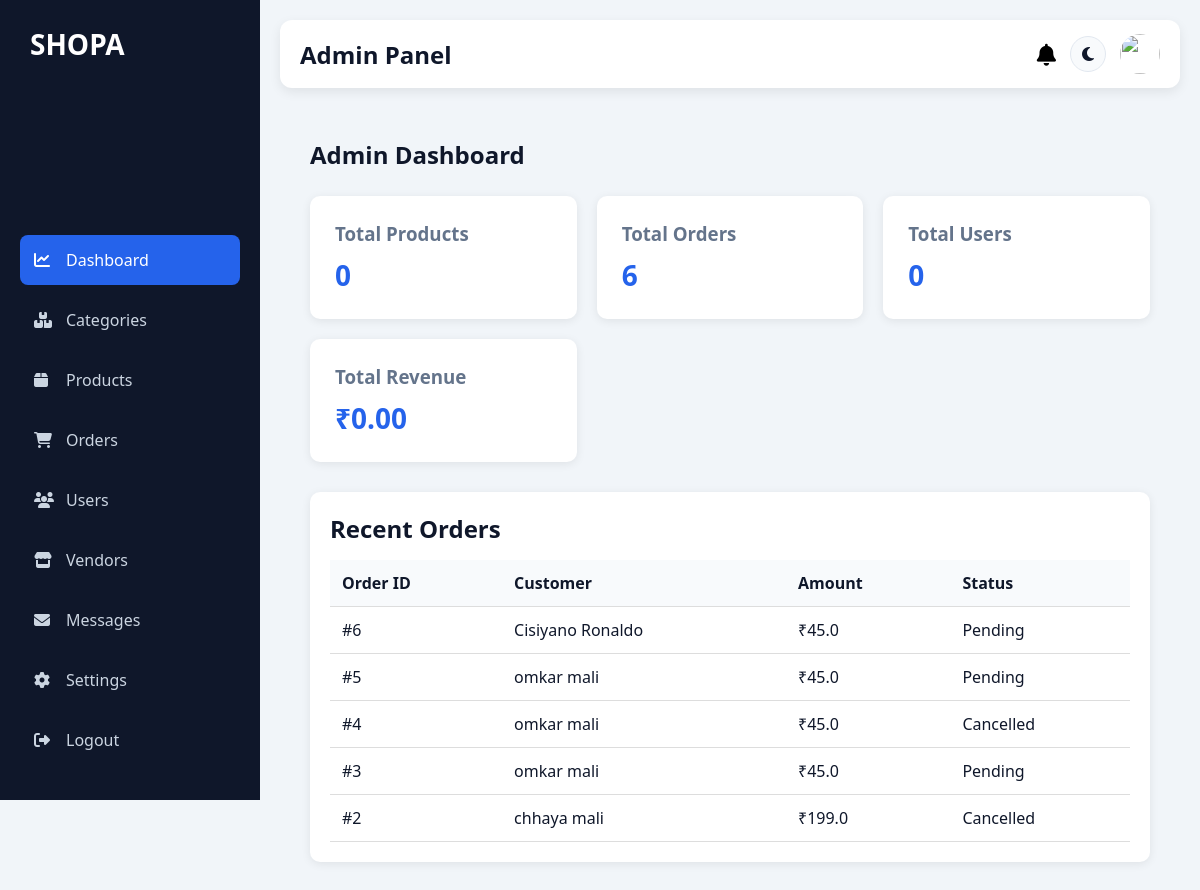
The app's page /admin/dashboard with its own data.
### tables this page shows
CREATE TABLE orders( 
               
        id INTEGER PRIMARY KEY AUTOINCREMENT,
               
        user_id INTEGER NOT NULL,
               
        product_id INTEGER NOT NULL, 
               
        fullname TEXT NOT NULL, 
               
        email TEXT NOT NULL, 
               
        mobile TEXT NOT NULL,
                
        address TEXT NOT NULL
               , 
        payment_method TEXT NOT NULL, 
               
        quantity INTEGER NOT NULL, 
               
        total_amount REAL NOT NULL, 
               
        status TEXT DEFAULT 'Pending', 
               
        order_date TIMESTAMP DEFAULT CURRENT_TIMESTAMP, vendor_id INTEGER, 
               
        FOREIGN KEY(user_id) REFERENCES users(id), 
               
        FOREIGN KEY(product_id) REFERENCES products(id) );

### app.py (the view)
@app.route("/admin/dashboard")
def admin_dashboard():
    conn = sqlite3.connect("database.db")
    cursor = conn.cursor()
    cursor.execute("SELECT COUNT(*) FROM products")
    total_products = cursor.fetchone()[0]
    cursor.execute("SELECT COUNT(*) FROM orders")
    total_orders = cursor.fetchone()[0]
    cursor.execute("SELECT COUNT(*) FROM users")
    total_users = cursor.fetchone()[0]
    cursor.execute("""
        SELECT IFNULL(SUM(total_amount),0)
        FROM orders
        WHERE status='Delivered'
    """)
    total_revenue = cursor.fetchone()[0]
    cursor.execute("""
        SELECT
            orders.id,
            orders.fullname,
            orders.total_amount,
            orders.status
        FROM orders
        ORDER BY id DESC
        LIMIT 5
    """)
    recent_orders = cursor.fetchall()
    conn.close()
    return render_template(
        "admin_dashboard.html",
        total_products=total_products,
        total_orders=total_orders,
        total_users=total_users,
        total_revenue=total_revenue,
        recent_orders=recent_orders,
        active_page="dashboard"
    )

### app.py (called while the page is built, shortened)
@app.context_processor
def wishlist_counter():
    if not session.get("user_id"):
        return {
            "wishlist_count": 0
        }

@app.context_processor
def admin_notifications():
    try:
        conn = sqlite3.connect("database.db")
        conn.row_factory = sqlite3.Row
        cursor = conn.cursor()
        cursor.execute("""
            SELECT *
            FROM notifications
            ORDER BY id DESC
            LIMIT 10
        """)
        notifications = cursor.fetchall()
        cursor.execute("""
            SELECT COUNT(*)
            FROM notifications
            WHERE is_read=0
        """)
        notification_count = cursor.fetchone()[0]
        conn.close()
    except:
        notifications = []
        notification_count = 0
    return dict(
        notifications=notifications,
        notification_count=notification_count
    )

### templates/admin_dashboard.html (shortened to what this page needs)
{% extends "/admin_base.html" %}
{% block css %}
   <link rel="stylesheet"
          href="{{ url_for('static', filename='css/admin_dashboard.css') }}">
{% endblock %}
{% block content %}
<div class="">
    <main class="content">
        <h1>Admin Dashboard</h1>
        <div class="cards">
        <a href="/admin/products" class="card-link">
            <div class="card">
                   <h3>Total Products</h3>
                    <p>{{ total_products }}</p>
            </div>
        </a>
        <a href="/admin/orders" class="card-link">
            <div class="card">
                <h3>Total Orders</h3>
                <p>{{ total_orders }}</p>
            </div>
        </a>
        <a href="/admin/users" class="card-link">
            <div class="card">
                <h3>Total Users</h3>
                <p>{{ total_users }}</p>
            </div>
        </a>
        <a href="/admin/revenue" class="card-link">
            <div class="card">
                <h3>Total Revenue</h3>
                <p>₹{{ "{:,.2f}".format(total_revenue) }}</p>
            </div>
        </a>
        </div>
        <div class="table-section">
            <h2>Recent Orders</h2>
            <table>
                <thead>
                    <tr>
                        <th>Order ID</th>
                        <th>Customer</th>
                        <th>Amount</th>
                        <th>Status</th>
                    </tr>
                </thead>
                <tbody>
                        {% for order in recent_orders %}
                        <tr>
                            <td>#{{ order[0] }}</td>
                            <td>{{ order[1] }}</td>
                            <td>₹{{ order[2] }}</td>
                            <td>{{ order[3] }}</td>
                        </tr>
                        {% endfor %}
                </tbody>
            </table>
        </div>
    </main>
</div>
{% endblock %}

### templates/admin_base.html (shortened to what this page needs)
<!DOCTYPE html>
<html lang="en">
<head>
    <link rel="stylesheet"
          href="{{ url_for('static',
          filename='css/admin_base.css') }}">
    {% block css %}{% endblock %}
    <link rel="stylesheet"
          href="https://cdnjs.cloudflare.com/ajax/libs/font-awesome/6.5.1/css/all.min.css">
</head>
<body class="theme-light">
<aside class="sidebar">
    <h2>SHOPA</h2>
    <ul>
        <li>
            <a href="/admin/dashboard"class="{% if active_page == 'dashboard' %}active{% endif %}">
                <i class="fas fa-chart-line"></i>
                Dashboard
            </a>
        </li>
        <li>
            <a href="/admin/categories"class="{% if active_page == 'categories' %}active{% endif %}">
                <i class="fas fa-boxes"></i>
                Categories
            </a>
        </li>
        <li>
            <a href="/admin/products"class="{% if active_page == 'products' %}active{% endif %}">
                <i class="fas fa-box"></i>
                Products
            </a>
        </li>
        <li>
            <a href="/admin/orders"class="{% if active_page == 'orders' %}active{% endif %}">
                <i class="fas fa-shopping-cart"></i>
                Orders
            </a>
        </li>
        <li>
            <a href="/admin/users"class="{% if active_page == 'users' %}active{% endif %}">
                <i class="fas fa-users"></i>
                Users
            </a>
        </li>
        <li>
            <a href="/admin/vendors"class="{% if active_page == 'vendors' %}active{% endif %}">
                <i class="fas fa-store"></i>
                Vendors
            </a>
        </li>
        <li>
            <a href="/admin/messages"class="{% if active_page == 'messages' %}active{% endif %}">
                <i class="fas fa-envelope"></i>
                Messages
            </a>
        </li>
        <li>
            <a href="/admin/settings"class="{% if active_page == 'settings' %}active{% endif %}">
                <i class="fas fa-gear"></i>
                Settings
            </a>
        </li>
        <li>
            <a href="/admin/logout">
                <i class="fas fa-right-from-bracket"></i>
                Logout
            </a>
        </li>
    </ul>
</aside>
<section class="main-content">
    <div class="admin-topbar">
    <div class="topbar-left">
        <h2>Admin Panel</h2>
    </div>
    <div class="topbar-right">
    <div class="notification-box">
        <button class="notification-btn" id="notificationBtn">
            <i class="fas fa-bell"></i>
        </button>
    </div>
        <button class="theme-toggle" id="themeToggle" type="button" title="Toggle dark mode" aria-label="Toggle dark mode">
            <i class="fas fa-moon"></i>
        </button>
        <div class="admin-profile">
            <img src="{{ url_for('static',
            filename='images/admin.png') }}">
        </div>
    </div>
</div>
    {% block content %}
    {% endblock %}
</section>
</body>
</html>

### static/css/admin_base.css (style rules this page uses)
:root { --bg: #f1f5f9; --text: #0f172a; --surface: #ffffff; --surface-alt: #f8fafc; --sidebar-bg: #0f172a; --sidebar-text: #cbd5e1; --border: #e2e8f0; --muted: #64748b; --accent: #2563eb; --accent-2: #38bdf8; --shadow: rgba(0, 0, 0, 0.08); }
* { margin: 0; padding: 0; box-sizing: border-box; }
body { font-family: "Segoe UI", sans-serif; background: var(--bg); color: var(--text); display: flex; transition: background-color 0.25s ease, color 0.25s ease; }
.sidebar { width: 260px; min-height: 100vh; background: var(--sidebar-bg); display: flex; flex-direction: column; position: fixed; left: 0; top: 0; justify-content: space-between; padding: 25px 20px; }
.sidebar h2 { color: white; margin-left:10px ; margin-bottom: 25px; font-size: 28px; }
.sidebar ul { list-style: none; }
.sidebar ul li { margin: 10px 0; }
.sidebar ul li a, .sidebar ul li a.active { color: var(--sidebar-text); text-decoration: none; display: flex; align-items: center; gap: 12px; padding: 14px; border-radius: 8px; transition: 0.3s; }
.sidebar ul li a:hover, .sidebar ul li a.active { background: var(--accent); color: white; }
.sidebar i { width: 20px; }
.main-content { margin-left: 260px; padding: 20px; min-height: 100vh; width: 100%; background: var(--bg); }
.admin-topbar { background: var(--surface); padding: 14px 20px; border-radius: 12px; display: flex; justify-content: space-between; align-items: center; margin-bottom: 20px; box-shadow: 0 4px 12px var(--shadow); }
.topbar-right { display: flex; align-items: center; gap: 14px; }
.admin-profile { display: flex; align-items: center; gap: 10px; cursor: pointer; }
.admin-profile img { width: 40px; height: 40px; border-radius: 50%; object-fit: cover; }
.notification-box { position:relative; }
.notification-btn { border:none; background:none; cursor:pointer; font-size:22px; position:relative; }
.theme-toggle { border:1px solid var(--border); background:var(--surface-alt); color:var(--text); cursor:pointer; font-size:16px; display:flex; align-items:center; justify-content:center; width:36px; height:36px; border-radius:999px; padding:0; }

### static/css/admin_dashboard.css (style rules this page uses)
* { margin:0; padding:0; box-sizing:border-box; font-family:'Segoe UI',sans-serif; }
body { background:var(--bg); color:var(--text); }
.content { padding:30px; width: 100%; margin: auto; }
.main-content h1 { margin-bottom:25px; }
.cards { display:grid; grid-template-columns: repeat(auto-fit,minmax(220px,1fr)); gap:20px; margin-bottom:30px; }
.card-link { text-decoration: none; color: inherit; display: block; }
.card { cursor: pointer; transition: 0.3s; }
.card { background:var(--surface); color:var(--text); padding:25px; border-radius:10px; box-shadow:0 2px 10px var(--shadow); }
.card h3 { color:var(--muted); }
.card p { font-size:28px; font-weight:bold; color:var(--accent); margin-top:10px; }
.table-section { background:var(--surface); padding:20px; border-radius:10px; box-shadow:0 2px 10px var(--shadow); }
table { width:100%; border-collapse:collapse; margin-top:15px; }
table th, table td { padding:12px; border-bottom:1px solid #ddd; text-align:left; }
table th { background:var(--surface-alt); color:var(--text); }

### records on screen
orders: id "6", fullname "Cisiyano Ronaldo", total_amount "45.0", status "Pending"
orders: id "5", fullname "omkar mali", total_amount "45.0", status "Pending"
orders: id "4", fullname "omkar mali", total_amount "45.0", status "Cancelled"
orders: id "3", fullname "omkar mali", total_amount "45.0", status "Pending"
orders: id "2", fullname "chhaya mali", total_amount "199.0", status "Cancelled"

### other values on screen
{{ total_products }} "0"
{{ total_orders }} "6"
{{ total_users }} "0"
{{ "{:,.2f}".format(total_revenue) }} "0.00"
